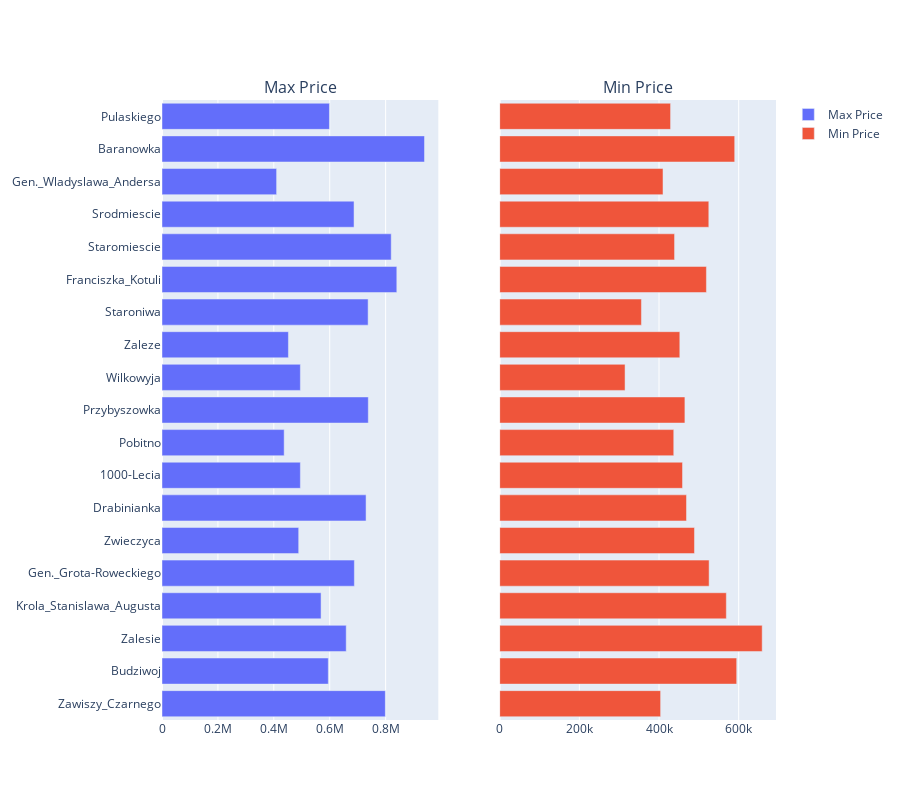

The cell this chart's notebook holds for it:
### Code cell
# Create bar traces for max and min
max_bar = go.Bar(x=result["price_max"], y=result["name"], orientation='h', name="Max Price")
min_bar = go.Bar(x=result["price_min"], y=result["name"], orientation='h', name="Min Price")

# Create subplots
fig = make_subplots(rows=1, cols=2, shared_yaxes=True, subplot_titles=("Max Price", "Min Price"))

# Add traces to subplots
fig.add_trace(max_bar, row=1, col=1)
fig.add_trace(min_bar, row=1, col=2)

# Update layout
fig.update_layout(height=800, showlegend=True)

# Display the figure
fig.show()

### Figure 1 — Plotly figure (JSON) as saved in the notebook; plotly's stock layout.template omitted (floating-point values rounded to 4 significant figures)
{"data": [{"name": "Max Price", "orientation": "h", "type": "bar", "x": [799000, 595000, 658999, 569000, 688145, 489000, 730000, 495000, 437000, 738000, 495000, 452200, 737347, 840000, 820000, 687000, 410000, 939000, 599000], "xaxis": "x", "y": ["Zawiszy_Czarnego", "Budziwoj", "Zalesie", "Krola_Stanislawa_Augusta", "Gen._Grota-Roweckiego", "Zwieczyca", "Drabinianka", "1000-Lecia", "Pobitno", "Przybyszowka", "Wilkowyja", "Zaleze", "Staroniwa", "Franciszka_Kotuli", "Staromiescie", "Srodmiescie", "Gen._Wladyslawa_Andersa", "Baranowka", "Pulaskiego", "Zawiszy_Czarnego", "Budziwoj", "Zalesie", "Krola_Stanislawa_Augusta", "Gen._Grota-Roweckiego", "Zwieczyca", "Drabinianka", "1000-Lecia", "Pobitno", "Przybyszowka", "Wilkowyja", "Zaleze", "Staroniwa", "Franciszka_Kotuli", "Staromiescie", "Srodmiescie", "Gen._Wladyslawa_Andersa", "Baranowka", "Pulaskiego"], "yaxis": "y"}, {"name": "Min Price", "orientation": "h", "type": "bar", "x": [404000, 595000, 658999, 569000, 525784, 489000, 469000, 459000, 437000, 465000, 314712, 452200, 355838, 519000, 439000, 525000, 410000, 590000, 429000], "xaxis": "x2", "y": ["Zawiszy_Czarnego", "Budziwoj", "Zalesie", "Krola_Stanislawa_Augusta", "Gen._Grota-Roweckiego", "Zwieczyca", "Drabinianka", "1000-Lecia", "Pobitno", "Przybyszowka", "Wilkowyja", "Zaleze", "Staroniwa", "Franciszka_Kotuli", "Staromiescie", "Srodmiescie", "Gen._Wladyslawa_Andersa", "Baranowka", "Pulaskiego", "Zawiszy_Czarnego", "Budziwoj", "Zalesie", "Krola_Stanislawa_Augusta", "Gen._Grota-Roweckiego", "Zwieczyca", "Drabinianka", "1000-Lecia", "Pobitno", "Przybyszowka", "Wilkowyja", "Zaleze", "Staroniwa", "Franciszka_Kotuli", "Staromiescie", "Srodmiescie", "Gen._Wladyslawa_Andersa", "Baranowka", "Pulaskiego"], "yaxis": "y2"}], "layout": {"annotations": [{"font": {"size": 16}, "showarrow": false, "text": "Max Price", "x": 0.225, "xanchor": "center", "xref": "paper", "y": 1, "yanchor": "bottom", "yref": "paper"}, {"font": {"size": 16}, "showarrow": false, "text": "Min Price", "x": 0.775, "xanchor": "center", "xref": "paper", "y": 1, "yanchor": "bottom", "yref": "paper"}], "height": 800, "showlegend": true, "xaxis": {"anchor": "y", "domain": [0, 0.45]}, "xaxis2": {"anchor": "y2", "domain": [0.55, 1]}, "yaxis": {"anchor": "x", "domain": [0, 1]}, "yaxis2": {"anchor": "x2", "domain": [0, 1], "matches": "y", "showticklabels": false}}}
